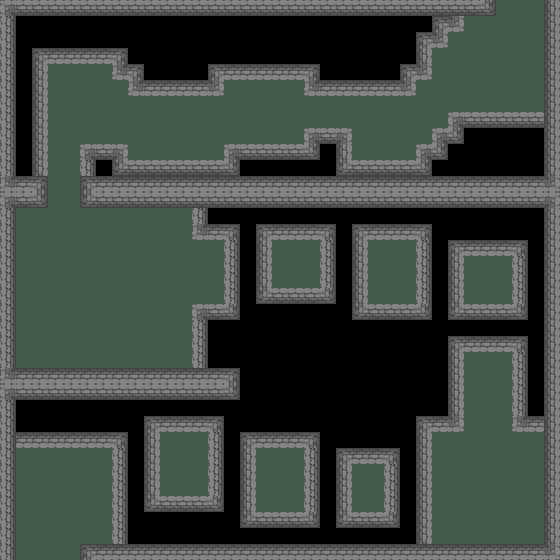

This is a level from a 2D game, rendered from its Tiled map with the project's own tilesets. A one-line summary and the map file follow, with tile-layer data summarised:
An orthogonal 35x35 tile map with 16x16 px tiles, 3 tile layers (base, mid, top) and 47 objects (40x trap, 2x entry, 2x exit, 2x runner, music).

<map version="2017.05.26" orientation="orthogonal" renderorder="right-down" width="35" height="35" tilewidth="16" tileheight="16" nextobjectid="202">
 <tileset firstgid="1" name="tileset.png" tilewidth="16" tileheight="16" tilecount="128" columns="32">
  <image source="../images/tileset.png" width="512" height="64" />
 </tileset>
 <layer name="base" width="35" height="35">
  <properties>
   <property name="tileset" value="tileset.png" />
  </properties>
  <data>[1225 cells, 1211 non-empty, 14 distinct tile ids]</data>
 </layer>
 <layer name="mid" width="35" height="35">
  <properties>
   <property name="tileset" value="tileset.png" />
  </properties>
  <data>[1225 cells, 292 non-empty, 13 distinct tile ids]</data>
 </layer>
 <layer name="top" width="35" height="35">
  <properties>
   <property name="tileset" value="tileset.png" />
  </properties>
  <data>[1225 cells, 0 non-empty, 0 distinct tile ids]</data>
 </layer>
 <objectgroup name="objects">
  <object id="90" name="entry_bot" type="entry" x="40" y="508" width="16" height="16">
   <properties>
    <property name="entryid" value="1" />
   </properties>
  </object>
  <object id="96" name="exit_bot" type="exit" x="16" y="544" width="64" height="16">
   <properties>
    <property name="entryid" value="3" />
    <property name="target" value="northofwimborne.tmx" />
   </properties>
  </object>
  <object id="138" name="exit_top" type="exit" x="496" y="0" width="48" height="16">
   <properties>
    <property name="entryid" value="1" />
    <property name="target" value="mountain_2.tmx" />
   </properties>
  </object>
  <object id="139" name="entry_top" type="entry" x="512" y="32" width="16" height="16">
   <properties>
    <property name="entryid" value="2" />
   </properties>
  </object>
  <object id="199" name="exploration" type="music" x="0" y="0" width="16" height="16" />
 </objectgroup>
 <objectgroup color="#ff0000" name="traps">
  <object id="119" type="trap" x="232" y="296" width="96" height="72" />
  <object id="144" type="trap" x="120" y="440" width="32" height="64" />
  <object id="146" type="trap" x="120" y="504" width="96" height="40" />
  <object id="147" type="trap" x="216" y="400" width="32" height="144" />
  <object id="148" type="trap" x="248" y="520" width="64" height="24" />
  <object id="149" type="trap" x="312" y="368" width="32" height="176" />
  <object id="150" type="trap" x="392" y="368" width="32" height="176" />
  <object id="151" type="trap" x="344" y="368" width="48" height="88" />
  <object id="152" type="trap" x="248" y="368" width="64" height="72" />
  <object id="153" type="trap" x="16" y="400" width="120" height="40" />
  <object id="154" type="trap" x="344" y="520" width="48" height="24" />
  <object id="155" type="trap" x="456" y="312" width="64" height="32" />
  <object id="156" type="trap" x="328" y="200" width="32" height="168" />
  <object id="158" type="trap" x="520" y="200" width="24" height="224" />
  <object id="159" type="trap" x="424" y="200" width="32" height="224" />
  <object id="162" type="trap" x="360" y="200" width="64" height="32" />
  <object id="163" type="trap" x="456" y="200" width="64" height="48" />
  <object id="164" type="trap" x="360" y="312" width="64" height="56" />
  <object id="167" type="trap" x="232" y="368" width="16" height="32" />
  <object id="177" type="trap" x="264" y="200" width="64" height="16" />
  <object id="180" type="trap" x="456" y="120" width="88" height="56" />
  <object id="181" type="trap" x="440" y="136" width="16" height="40" />
  <object id="182" type="trap" x="424" y="152" width="16" height="24" />
  <object id="183" type="trap" x="88" y="168" width="336" height="8" />
  <object id="184" type="trap" x="88" y="152" width="32" height="16" />
  <object id="185" type="trap" x="312" y="136" width="32" height="32" />
  <object id="186" type="trap" x="232" y="152" width="80" height="16" />
  <object id="188" type="trap" x="16" y="56" width="24" height="120" />
  <object id="189" type="trap" x="16" y="16" width="104" height="40" />
  <object id="190" type="trap" x="120" y="16" width="16" height="56" />
  <object id="191" type="trap" x="136" y="16" width="80" height="72" />
  <object id="192" type="trap" x="216" y="16" width="96" height="56" />
  <object id="193" type="trap" x="312" y="16" width="96" height="72" />
  <object id="194" type="trap" x="408" y="16" width="16" height="60" />
  <object id="195" type="trap" x="424" y="16" width="16" height="24" />
  <object id="196" type="trap" x="440" y="16" width="20" height="12" />
  <object id="197" type="trap" x="200" y="200" width="32" height="32" />
  <object id="198" type="trap" x="208" y="312" width="24" height="56" />
  <object id="200" type="trap" x="136" y="400" width="80" height="24" />
  <object id="201" type="trap" x="232" y="200" width="32" height="96" />
 </objectgroup>
 <objectgroup name="enemies">
  <object id="135" name="runner" type="runner" x="48" y="224" width="16" height="16" />
  <object id="179" name="runner" type="runner" x="144" y="352" width="16" height="16" />
 </objectgroup>
</map>
